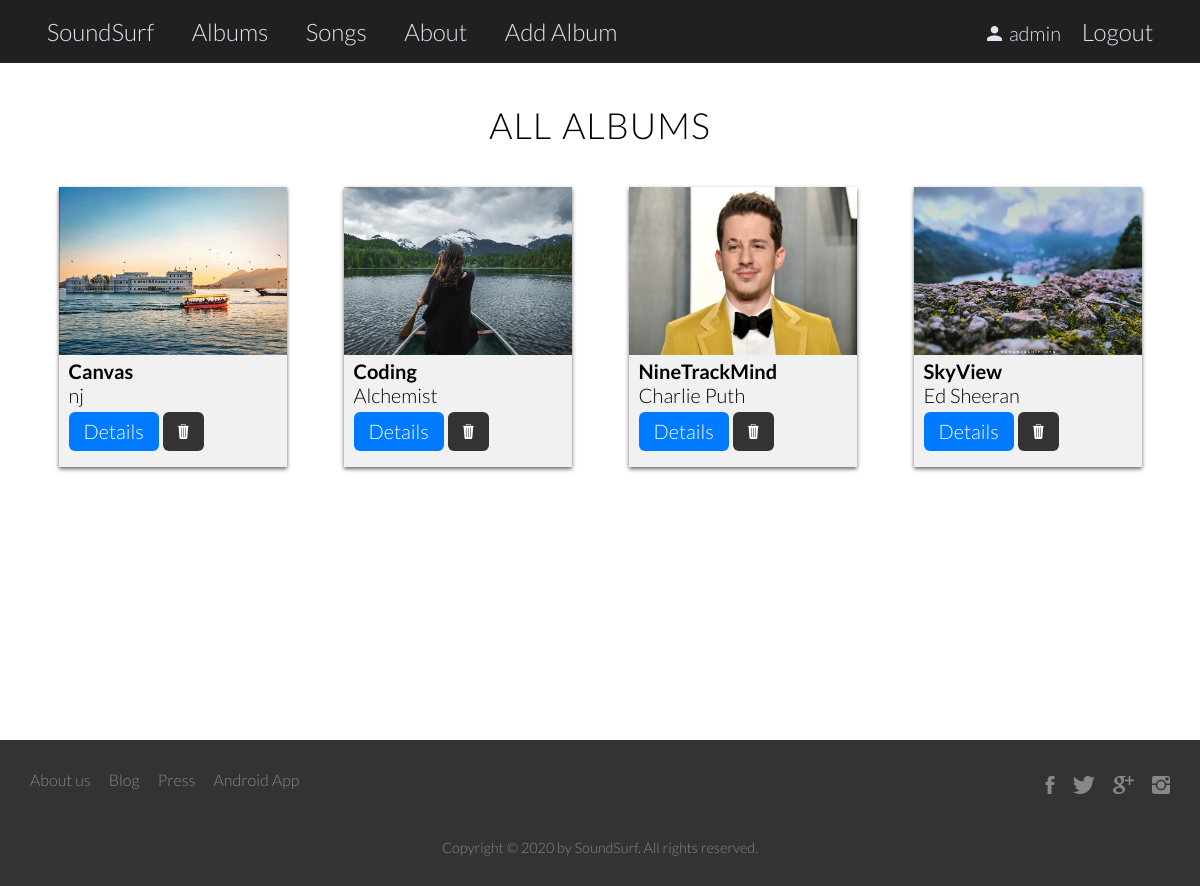
The page /soundsurf/all/albums/ (signed in) on the database its author committed.
### appmusic/models.py (models this page shows, shortened)
class Album(models.Model):
    author = models.ForeignKey(User, on_delete = models.CASCADE)
    album_name = models.CharField(max_length = 100, unique=True)
    album_artist = models.CharField(max_length = 100)
    genre = models.CharField(max_length = 100)
    cover_pic = models.ImageField(upload_to='album_covers')

### appmusic/views.py (the view)
# urls.py: path('soundsurf/all/<str:its_type>/', views.all_albums_songs, name='all_albums_songs'),
def all_albums_songs(request, its_type):
    if its_type == "songs":
        songs = Songs.objects.order_by('song_title')
        context = {'songs_list': songs, 'its_type':its_type}
        return render(request, 'appmusic/all_items.html', context)
    elif its_type == "albums":
        albums = Album.objects.order_by('album_name')
        context = {'albums': albums, 'its_type':its_type}
        return render(request, 'appmusic/all_items.html', context)
    else:
        raise Http404

### appmusic/templates/appmusic/all_items.html (shortened to what this page needs)
{% extends 'appmusic/base.html' %}
{% block body_block %}
  <section class="container clearfix">
    {% if its_type == 'albums' %}
        <h2 style="text-align:center">All Albums</h2>
        {% for album in albums %}
        <div class="card">
          <img src="{{ album.cover_pic.url }}"style="width:100%; height:60%;" alt="Album Cover">
          <div class="card-text">
            <h4>{{ album.album_name }}</h4>
            <p>{{ album.album_artist }}</p>
            <a href="{% url 'album_detail' album_id=album.pk %}" class="btn btn-primary">Details</a>
            {% if user.is_authenticated %}
              <a href="{% url 'album_delete' album_id=album.pk %}" class="btn btn-dark"><i class="ion-ios-trash"></i></a>
            {% endif %}
          </div>
        </div>
    {% endfor %}
      {% endif %}
  </section>
{% endblock %}

### appmusic/templates/appmusic/base.html (shortened to what this page needs)
<!DOCTYPE html>
{% load static %}
<html lang="en" dir="ltr">
  <head>
    <link rel="stylesheet" href="{% static 'icons/ionicons.min.css' %}">
    <link rel="stylesheet" href="{% static 'css/bootstrap-grid.css' %}">
    <link rel="stylesheet" href="{% static 'css/style.css' %}">
  </head>
  <body>
    <div class="wrapper">
    <header>
      <nav>
        <ul class="container">
          <li><a href="{% url 'index' %}">SoundSurf</a></li>
          <li><a href="{% url 'all_albums_songs' 'albums' %}">Albums</a></li>
          <li><a href="{% url 'all_albums_songs' 'songs' %}">Songs</a></li>
          <li><a href="{% url 'about' %}">About</a></li>
          {% if request.user.is_authenticated %}
            <li><a href="{% url 'album_create' %}">Add Album</a></li>
            <div class="nav-right">
              <li><p style="color:#e1e3f2">
                <i class="ion-android-person"></i>{{ user.username }}</p>
              </li>
              <li><a href="{% url 'logout' %}">Logout</a></li>
            </div>
          {% else %}
            <div class="nav-right">
              <li><a href="{% url 'login' %}"><i class="ion-android-unlock"></i>Login</a></li>
            </div>
          {% endif %}
        </ul>
      </nav>
    </header>
    {% block body_block %}
    {% endblock %}
    <div class="push"></div>
    </div>
    <footer>
      <div class="container clearfix">
          <ul class="footer-nav clearfix">
            <li><a href="#">About us</a></li>
            <li><a href="#">Blog</a></li>
            <li><a href="#">Press</a></li>
            <li><a href="#">Android App</a></li>
          </ul>
          <ul class="social-links clearfix">
            <li><a href="#"><i class="ion-social-facebook"></i></a></li>
            <li><a href="#"><i class="ion-social-twitter"></i></a></li>
            <li><a href="#"><i class="ion-social-googleplus"></i></a></li>
            <li><a href="#"><i class="ion-social-instagram"></i></a></li>
          </ul>
      </div>
      <div class="container">
        <p>Copyright &copy; 2020 by SoundSurf. All rights reserved.</p>
      </div>
    </footer>
  </body>
</html>

### appmusic/static/css/style.css (style rules this page uses)
* { margin: 0; padding: 0; box-sizing: border-box; }
html, body { font-family: 'Lato', 'Arial', sans-serif; font-size: 20px; font-weight: 300; text-rendering: optimizeLegibility; height: 100%; }
.clearfix { zoom:1 }
.clearfix:after { content: '.'; clear: both; display: block; height: 0; visibility: hidden; }
.container { max-width: 1140px; margin: 0 auto; }
h2, h3 { font-weight: 300; text-transform: uppercase; letter-spacing: 1px; }
h2 { font-size: 180%; word-spacing: 2px; margin: 0 0 20px 0; }
section { padding: 40px 0; }
nav { background: #202020; }
nav i { margin-right: 7px; }
.nav-right { float: right; }
nav ul { list-style: none; }
nav li { display: inline-block; }
a { text-decoration: none; color: #000; }
nav li a { color: #e1e3f2; font-size: 1.2em; display: block; padding: .7em; transition: all .3s; }
.btn { display: inline-block; text-decoration: none; padding: 0.375rem 0.75rem; border-radius: .3em; transition: background-color .3s; font-weight: 400; }
.btn-primary { color: #fff; padding: 0.375rem 0.75rem; background-color: #007bff; border-color: #007bff; border-radius: .3em; font-weight: 300; margin-top: 5px; }
.btn-dark { color: #fff; background-color: #333; border-color: #333; }
.card { box-shadow: 0 2px 4px 0 rgba(0, 0, 0, 0.6); background: #f1f1f1; float: left; height: 280px; width: 20%; margin: 1em 2.5%; }
.card-text { margin: 0 10px; line-height: 1.2; }
footer { background-color: #333; padding: 30px; font-size: 80%; }
.push { padding: 30px; }
.wrapper { min-height: 100%; margin: 0 auto -60px; }
.footer-nav { list-style: none; float: left; }
.social-links { list-style: none; float: right; }
.footer-nav li, .social-links li { display: inline-block; margin-right: 15px; }
.footer-nav li:last-child, .social-links li:last-child { margin-right: 0; }
.footer-nav li a:link, .footer-nav li a:visited, .social-links li a:link, .social-links li a:visited { text-decoration: none; border: 0; color:#888; transition: color 0.2s; }
.social-links li a:link, .social-links li a:visited { font-size: 150%; }
footer p { color: #888; text-align: center; font-size: 90%; margin-top: 40px; clear: both; }

### rows shown on the page
Album: cover_pic (picture), album_name "Canvas", album_artist "nj"
Album: cover_pic (picture), album_name "Coding", album_artist "Alchemist"
Album: cover_pic (picture), album_name "NineTrackMind", album_artist "Charlie Puth"
Album: cover_pic (picture), album_name "SkyView", album_artist "Ed Sheeran"

### other values the page prints
{{ user.username }} "admin"
